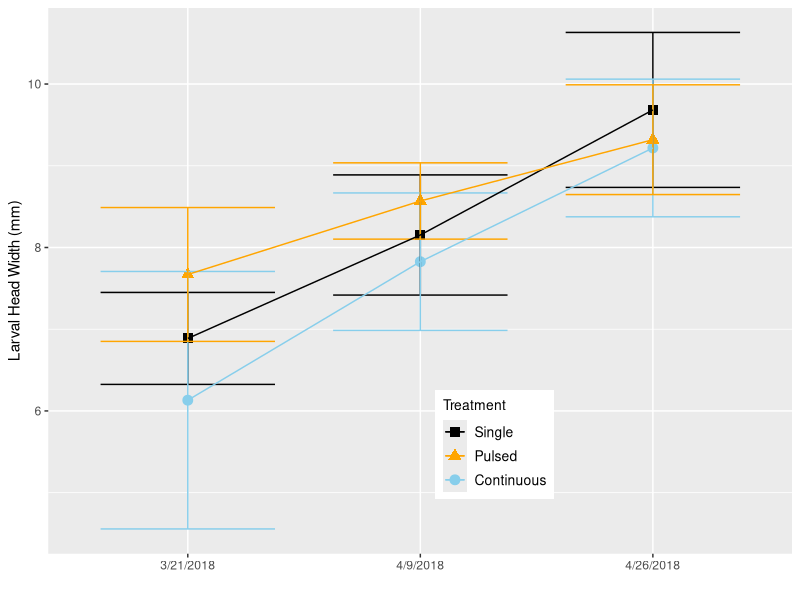
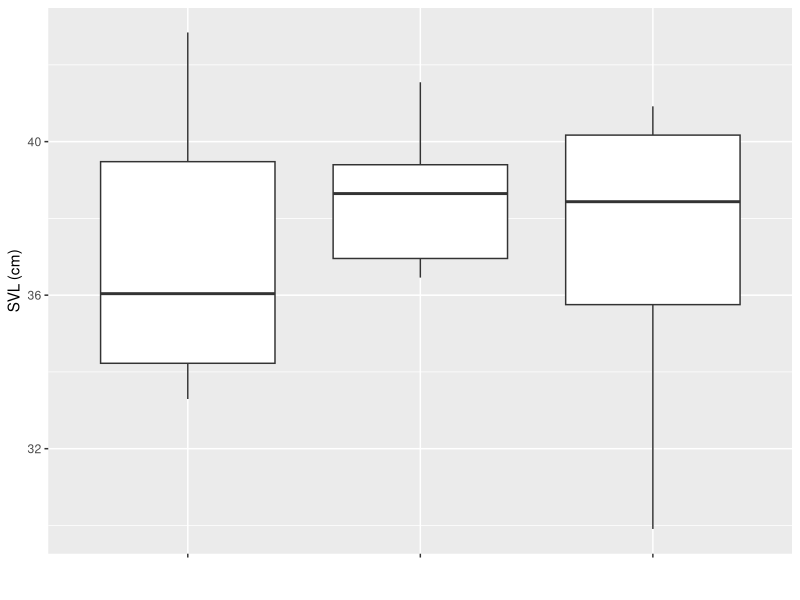
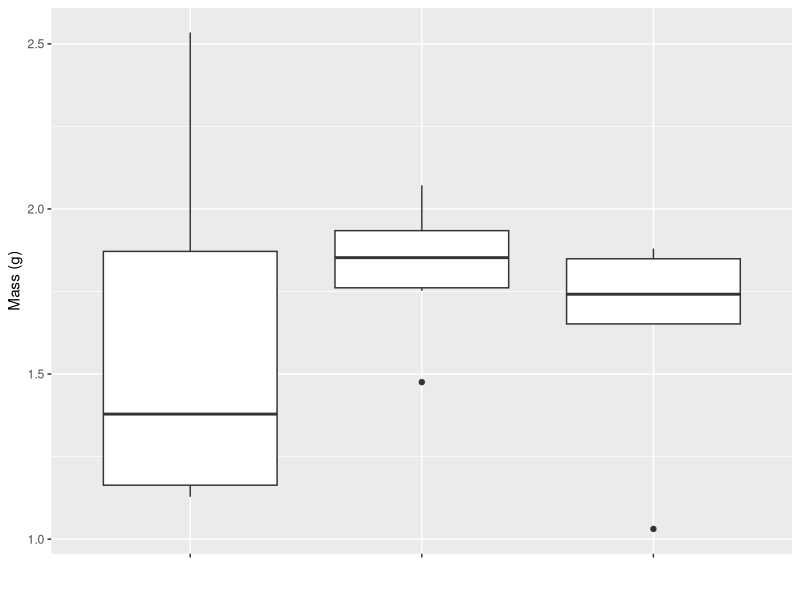
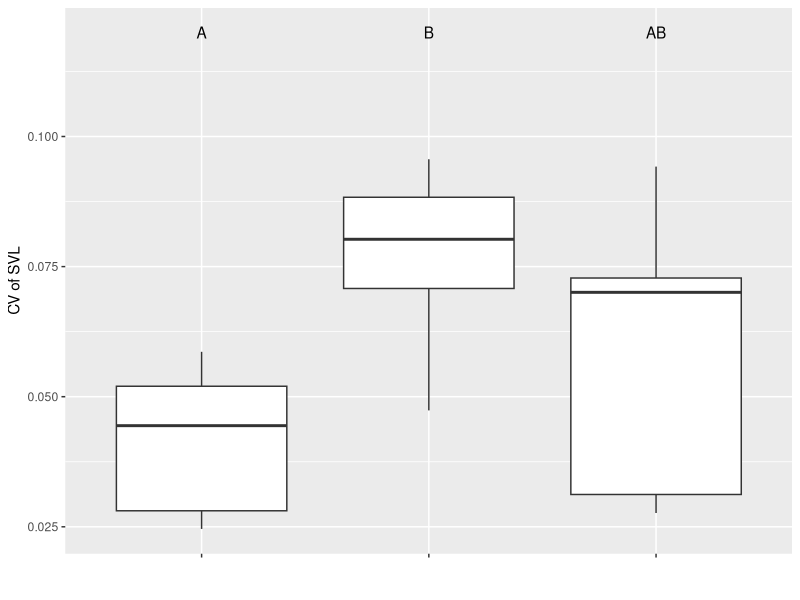
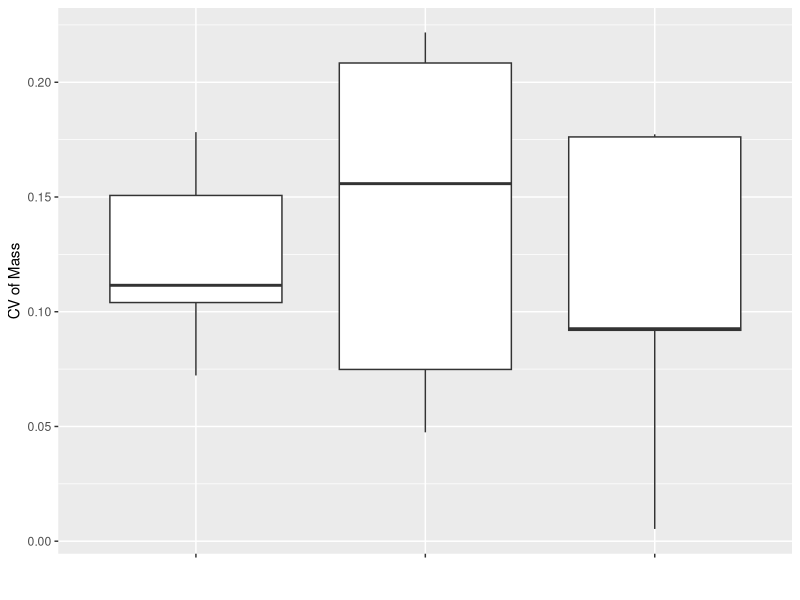
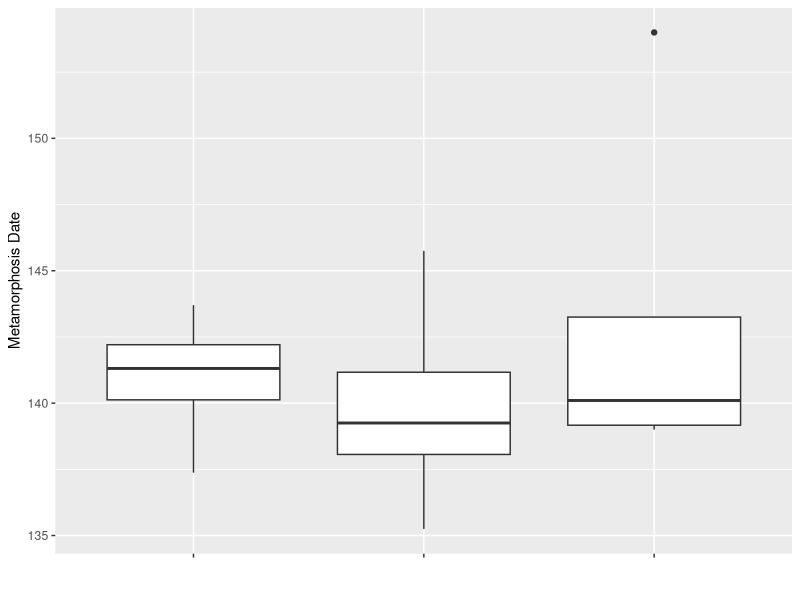
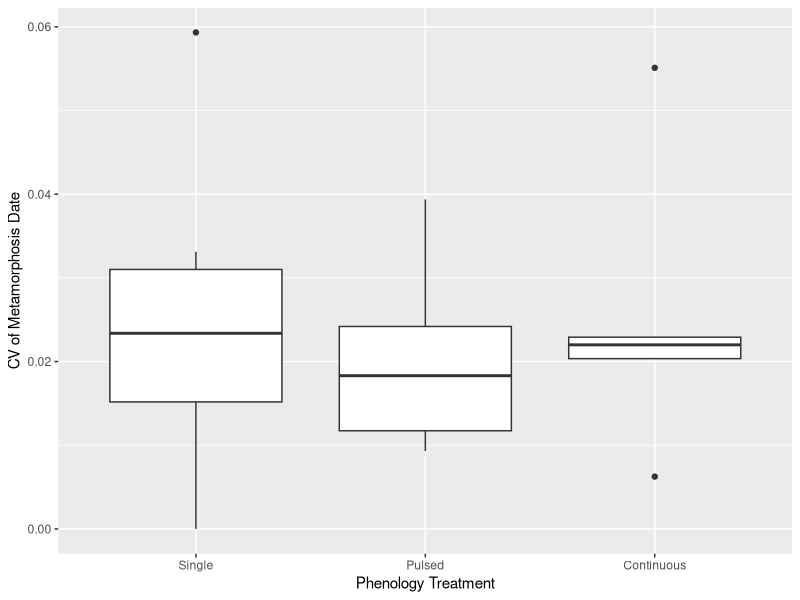
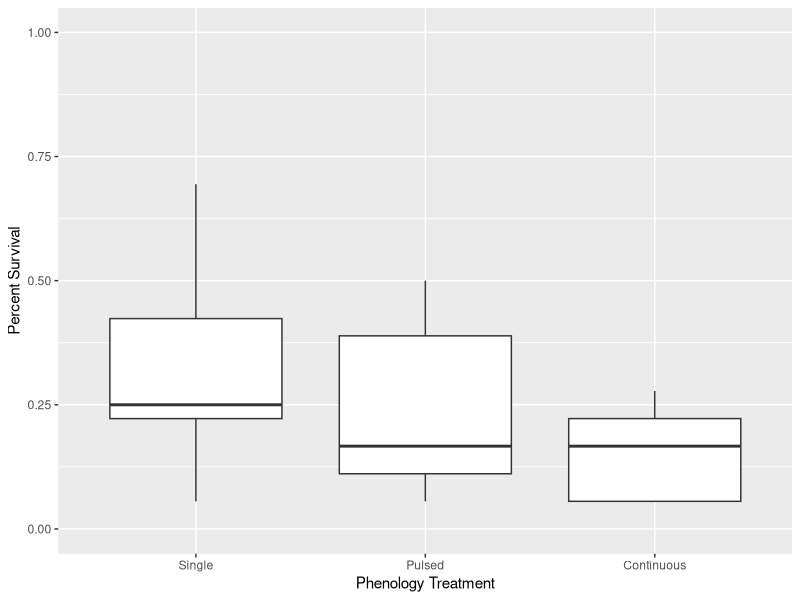

Write R code to recreate these figures, in order.
###Phenological Variation in Ringed Salamanders###

#set working directory
setwd("C:/Users/Tom/Documents/GitRepos/AnnulatumPhenologicalVariation/")

#clear workspace
rm(list=ls())

#load necessary packages
library(dplyr)
library(tidyr)
library(ggplot2)
library(car)
library(vegan)
library(cowplot)
library(nlme)
library(emmeans)
library(lme4)

#Make function to change dates
extrdate<-function(dat,name){
  dat$Year<-as.numeric(format(as.Date(as.character(dat[,name]),"%m/%d/%Y"),"%Y"))
  dat$Month<-as.numeric(format(as.Date(as.character(dat[,name]),"%m/%d/%Y"),"%m"))
  dat$Day<-as.numeric(format(as.Date(as.character(dat[,name]),"%m/%d/%Y"),"%d"))
  dat$Jdate<-as.numeric(format(as.Date(as.character(dat[,name]),"%m/%d/%Y"),"%j"))
  return(dat)
}

#load data
meta_size<-read.csv("Data/metamorph_size.csv",na.strings = c("-"))
larv_size <- read.csv("Data/larval_size.csv")
tank_key<-read.csv("Data/tank_key.csv",na.strings = c("-"))
larv_surv<-read.csv("Data/larval_survival.csv",na.strings = c("-"))
chla<-read.csv("Data/chla.csv")
zoop<-read.csv("Data/zooplankton.csv")

#Combine and extract relevant
meta_size<-merge(meta_size,tank_key,all=T,by="Tank")
larv_surv<-merge(larv_surv,tank_key,by="Tank")
chla<-merge(chla,tank_key,by.x="Sample",by.y="Tank")

#extract month, day, year information and add Julian date column
meta_size<-extrdate(meta_size,name="Date")
larv_size<-extrdate(larv_size,name="Date")
larv_surv<-extrdate(larv_surv,name="Date")
chla<-extrdate(chla,name="DateCollected")
zoop<-extrdate(zoop,name="Date_Sampled")

#Attach larval counts at end of experiment to rest of data to calculate survival
meta_size<-bind_rows(meta_size,larv_surv)

#Calculate quantity of metamorphs 
meta_size$Quantity<-ifelse(is.na(meta_size$Quantity),1,meta_size$Quantity)

# Annulatum Larval Results ------------------------------------------------

#Take the average, sd and cv of each tank for larval size
larvdat<-larv_size%>%
  group_by(Tank,Treatment,Jdate,Date)%>%
  summarise(meanHW=mean(HW,na.rm=T),sdHW=sd(HW,na.rm=T),cvHW=sdHW/meanHW)

#take the treatment average, sd of each quantity above to plot means +/- SD
larv_plotdat<-larvdat%>%
  group_by(Treatment,Jdate,Date)%>%
  summarise(mean_mean=mean(meanHW,na.rm=T),mean_sd=mean(sdHW,na.rm=T),mean_cv=mean(cvHW,na.rm=T),
            sd_mean=sd(meanHW,na.rm=T),sd_sd=sd(sdHW,na.rm=T),sd_cv=sd(cvHW,na.rm=T))

#generate error bars for both mean and CV of head width
lim.mean<-aes(ymax=larv_plotdat$mean_mean+larv_plotdat$sd_mean,ymin=larv_plotdat$mean_mean-larv_plotdat$sd_mean)
lim.cv<-aes(ymax=larv_plotdat$mean_cv+larv_plotdat$sd_cv,ymin=larv_plotdat$mean_cv-larv_plotdat$sd_cv)

#Plot mean larval head width
mean.pl<-ggplot(larv_plotdat,aes(Date,mean_mean,group=Treatment,color=Treatment,shape=Treatment))+
  geom_point(size=3)+geom_errorbar(lim.mean,width=0.75)+
  geom_line()+labs(y="Larval Head Width (mm)",x="")+
  scale_x_discrete(limits=c("3/21/2018","4/9/2018","4/26/2018"))+
  scale_color_manual(values=c("black","orange","skyblue"),limits=c("one_date","three_dates","six_dates"),labels=c("Single","Pulsed","Continuous"))+
  theme(legend.position=c(0.6,0.2),legend.text=element_text(size=10),legend.title=element_text(size=10))+
  scale_shape_manual(values=c(15,17,19),limits=c("one_date","three_dates","six_dates"),labels=c("Single","Pulsed","Continuous"))
mean.pl

#Plot CV of larval head width
cv.pl<-ggplot(larv_plotdat,aes(Date,mean_cv,shape=Treatment,group=Treatment,color=Treatment))+
  geom_point(size=3)+
  geom_errorbar(lim.cv,width=0.75)+
  geom_line()+
  scale_x_discrete(limits=c("3/21/2018","4/9/2018","4/26/2018"))+
  labs(y="CV of Larval HW",x="Julian Date")+
  theme(legend.position = "none")+
  scale_color_manual(values=c("black","orange","skyblue"))+
  scale_shape_manual(values=c(15,17,19),breaks=c("one_date","three_dates","six_dates"),labels=c("Single","Pulsed","Continuous"))

#save plot as .tiff file
tiff("Results/Fig1.tiff",height=7,width=3.5,units="in",res=600,compression=c("lzw"))
plot_grid(mean.pl,cv.pl,ncol=1,labels=c("A","B"),align="hv")
dev.off()

#Analyze Growth Rates
growthmod<-lme(meanHW~Treatment*Jdate,random=~Jdate|Tank,data=larvdat,na.action=na.omit)
summary(growthmod)
Anova(growthmod,type =3, test.statistic="F")

cvmod<-lme(cvHW~Treatment+Jdate,random=~Jdate|Tank,data=larvdat,na.action=na.omit)
summary(cvmod)
Anova(cvmod,test.statistic="F")


# Annulatum Metamorph Results ---------------------------------------------

#Aggregate annulatum metamorphosis data
aman_dat<-meta_size%>%
  filter(Species=="AMAN",Treatment!="Control")%>%
  group_by(Treatment,Tank)%>%
  summarise(SVL_mean=mean(SVL*10,na.rm=T),Mass_mean=mean(Mass,na.rm=T),Day_mean=mean(Jdate,na.rm=T),
            SVL_sd=sd(SVL*10,na.rm=T),Mass_sd=sd(Mass,na.rm=T),Day_sd=sd(Jdate,na.rm=T),
            SVL_cv=SVL_sd/SVL_mean,Mass_cv=Mass_sd/Mass_mean,Day_cv=Day_sd/Day_mean,
            Quantity=sum(Quantity,na.rm=T))%>%
  complete(Tank)
aman_dat$Quantity<-ifelse(is.na(aman_dat$Quantity),0,aman_dat$Quantity)

#plot annulatum data by treatment
aa.svl.pl<-ggplot(aman_dat,aes(Treatment,SVL_mean))+
  geom_boxplot()+labs(y="SVL (cm)",x="")+
  scale_x_discrete(labels=c("","",""));aa.svl.pl
aa.mass.pl<-ggplot(aman_dat,aes(Treatment,Mass_mean))+
  geom_boxplot()+
  labs(y="Mass (g)",x="")+
  scale_x_discrete(labels=c("","",""));aa.mass.pl
aa.svlcv.pl<-ggplot(aman_dat,aes(Treatment,SVL_cv))+
  geom_boxplot()+
  labs(y="CV of SVL",x="")+
  scale_x_discrete(labels=c("","",""))+
  annotate(geom="text",x=c(1,2,3),y=0.12,label=c("A","B","AB"));aa.svlcv.pl
aa.masscv.pl<-ggplot(aman_dat,aes(Treatment,Mass_cv))+
  geom_boxplot()+
  labs(y="CV of Mass",x="")+
  scale_x_discrete(labels=c("","",""));aa.masscv.pl
aa.day.pl<-ggplot(aman_dat,aes(Treatment,Day_mean))+
  geom_boxplot()+
  labs(y="Metamorphosis Date",x="")+
  scale_x_discrete(labels=c("","",""));aa.day.pl
aa.daycv.pl<-ggplot(aman_dat,aes(Treatment,Day_cv))+
  geom_boxplot()+
  labs(y="CV of Metamorphosis Date",x="Phenology Treatment")+
  scale_x_discrete(labels=c("Single","Pulsed","Continuous"));aa.daycv.pl
aa.surv.pl<-ggplot(aman_dat,aes(Treatment,Quantity/36))+
  geom_boxplot()+lims(y=c(0,1))+
  labs(y="Percent Survival",x="Phenology Treatment")+
  scale_x_discrete(labels=c("Single","Pulsed","Continuous"));aa.surv.pl

#save plot as .tiff file
tiff("Results/Fig2.tiff",res=600,height=10.5,width=7,units="in",compression=c("lzw"))
plot_grid(aa.svl.pl,aa.svlcv.pl,aa.mass.pl,aa.masscv.pl,aa.day.pl,aa.daycv.pl,aa.surv.pl,
          ncol=2,align="hv",labels=LETTERS[1:7])
dev.off()

#Annulatum analysis
svl.mod<-lm(SVL_mean~Treatment,data=aman_dat)
svlcv.mod<-lm(SVL_cv~Treatment,data=aman_dat)
mass.mod<-lm(Mass_mean~Treatment,data=aman_dat)
masscv.mod<-lm(Mass_cv~Treatment,data=aman_dat)
day.mod<-lm(Day_mean~Treatment,data=aman_dat)
daycv.mod<-lm(Day_cv~Treatment,data=aman_dat)
surv.mod<-glmer(cbind(Quantity,36-Quantity)~Treatment+(1|Tank),data=aman_dat,binomial)
Anova(svl.mod)
Anova(svlcv.mod)
Anova(mass.mod)
Anova(masscv.mod)
Anova(day.mod)
Anova(daycv.mod)
Anova(surv.mod)
summary(svl.mod)
summary(svlcv.mod)
summary(mass.mod)
summary(masscv.mod)
summary(day.mod)
summary(daycv.mod)
summary(surv.mod)

# Prey Results ------------------------------------------------------------

#Calculate prey survival and diversity
surv_wide<-meta_size%>%
  filter(Treatment!="Control")%>%
  group_by(Tank,Species)%>%
  summarise(Quantity=sum(Quantity,na.rm=T))%>%
  spread(key=Species,value = Quantity,fill = "0")
surv_wide<-sapply(as.data.frame(surv_wide),as.numeric)
AMSP<-surv_wide[,"AMMA"]+surv_wide[,"AMTE"]
surv_wide<-as.data.frame(cbind(surv_wide,AMSP))
surv_wide$Diversity<-diversity(surv_wide[,c("BUAM","PSFE","RASP","HYLA","AMSP")])
surv_wide$Richness<-apply(surv_wide[,c("BUAM","PSFE","RASP","HYLA","AMSP")],1,function(x){sum(x>0)})

#merge with larval and metamorph annulatum data
all_wide<-merge(surv_wide,tank_key,by="Tank")
all_wide<-merge(all_wide,aman_dat[,c('Tank','Treatment','SVL_mean','Day_mean')],by=c("Tank","Treatment"),all=T)
all_wide<-merge(all_wide,larvdat[larvdat$Jdate==80,c("Tank","meanHW")],by="Tank",all=T)

#calculate survival
all_wide$TotalSurvival<-rowSums(all_wide[,c("AMSP","BUAM","PSFE","HYLA","RASP")],na.rm=T)
all_wide$TotalInitial<-rowSums(all_wide[,c("InitialAMMA","InitialBUAM","InitialPSFE","InitialHYLA","InitialRASP")],na.rm=T)
all_wide$PercentSurvival<-all_wide$TotalSurvival/all_wide$TotalInitial

#Analyze total survival of amphiban prey
totsurv.mod<-glmer(cbind(TotalSurvival,TotalInitial-TotalSurvival)~Treatment*meanHW+AMAN+(1|Tank),data=all_wide,family=binomial)
Anova(totsurv.mod)
pairs(emmeans::emmeans(totsurv.mod,specs="Treatment"))

#re-run model ignoring potential outlier HW value
summary(update(totsurv.mod,subset=c(meanHW>5)))
Anova(update(totsurv.mod,subset=c(meanHW>5)))

#Analyze survival and diversity with predator size
div.size<-lm(Diversity~Treatment+meanHW,data=all_wide)
Anova(div.size)
summary(div.size)

#re-run model ignoring potential outlier HW value
summary(update(div.size,subset=c(meanHW>5)))

#Plot overall survival and diversity relationships
surv.trt.pl<-ggplot(all_wide,aes(Treatment,PercentSurvival))+
  geom_boxplot()+
  labs(y="Total Prey Percent Survival",x="")+
  scale_x_discrete(labels=c("Single","Pulsed","Continuous"),breaks=c("1 date","3 dates","6 dates"))+
  theme(axis.text.x=element_text(size=11))
surv.hw.pl<-ggplot(all_wide,aes(meanHW,PercentSurvival,group=Treatment))+
  geom_smooth(method = "glm", method.args = list(family = "binomial"),aes(color=Treatment),size=2,se=F)+
  geom_point(aes(shape=Treatment,color=Treatment),size=3)+
  labs(x="Mean Larval HW (mm)",y="")+
  scale_shape_manual(name="Treatment",label=c("Single","Pulsed","Continuous"),values=c(15,17,19),breaks=c("1 date","3 dates","6 dates"))+
  scale_color_manual(name="Treatment",label=c("Single","Pulsed","Continuous"),values=c("black","orange","skyblue"),breaks=c("1 date","3 dates","6 dates"))+
  theme(legend.position=c(0.7,0.8),legend.text=element_text(size=10),legend.title=element_text(size=10))
surv.aman.pl<-ggplot(all_wide,aes(AMAN,PercentSurvival))+
  geom_point(aes(shape=Treatment,color=Treatment),size=3)+
  geom_smooth(method = "glm", method.args = list(family = "binomial"),color="black",size=2,se=F)+
  labs(x=expression("Number of "~italic(A.~annulatum)),y="")+
  scale_shape_manual(name="Treatment",label=c("Single","Pulsed","Continuous"),values=c(15,17,19),breaks=c("1 date","3 dates","6 dates"))+
  scale_color_manual(values=c("black","orange","skyblue"),name="Treatment",label=c("Single","Pulsed","Continuous"))+
  theme(legend.position="none")
div.trt.pl<-ggplot(all_wide,aes(Treatment,Diversity))+
  geom_boxplot()+
  labs(y="Shannon Diversity",x="Treatment")+
  scale_x_discrete(labels=c("Single","Pulsed","Continuous"),breaks=c("1 date","3 dates","6 dates"))+
  lims(y=c(0,1.5))+
  theme(axis.text.x=element_text(size=11))
div.hw.pl<-ggplot(all_wide,aes(meanHW,Diversity))+
  geom_point(aes(shape=Treatment,color=Treatment),size=3)+
  geom_smooth(method = "lm",color="black",size=2,se=F)+
  scale_shape_manual(values=c(15,17,19))+
  scale_color_manual(values=c("black","orange","skyblue"))+
  labs(x="Mean Larval HW (mm)",y="")+
  lims(y=c(0,1.5))+theme(legend.position="none")

#generate survival summary data for each species for plotting
surv_dat<-all_wide%>%
  mutate(PerSurv_BUAM=BUAM/InitialBUAM,
         PerSurv_PSFE=PSFE/InitialPSFE,
         PerSurv_HYLA=HYLA/InitialHYLA,
         PerSurv_RASP=RASP/InitialRASP,
         PerSurv_AMSP=AMSP/InitialAMMA)%>%
  dplyr::select(Tank,Treatment,PerSurv_BUAM:PerSurv_AMSP)%>%
  gather(Species,Survival,PerSurv_BUAM:PerSurv_AMSP)

#generate color palette
cbbPalette <- c("#E69F00", "#56B4E9", "#009E73", "#F0E442", "#0072B2")
preysurv<-ggplot(surv_dat,aes(Treatment,Survival,fill=Species))+
  geom_boxplot()+
  labs(y="Percent Survival",x="Treatment")+
  lims(y=c(0,0.75))+
  scale_fill_manual(values=cbbPalette,name="",labels=c("AMSP","ANAM","HYLA","PSFE","RASP"))+
  theme(axis.text.x=element_text(size=11),legend.position = c(x=0.01,y=0.9),legend.direction = "horizontal",legend.text=element_text(size=10),legend.title=element_text(size=10))+
  scale_x_discrete(labels=c("Single","Pulsed","Continuous"),limits=c("1 date","3 dates","6 dates"))+
  guides(fill=guide_legend(nrow=2,byrow=TRUE))

#save plot as .tiff file
tiff("Results/Fig3.tiff",height=7,width=9,units="in",compression=c("lzw"),res=600)
plot_grid(surv.trt.pl,surv.hw.pl,surv.aman.pl,preysurv,div.trt.pl,div.hw.pl,
          align="hv",labels=c(LETTERS[1:6]),ncol=3,hjust=-2)
dev.off()

#Ambystoma analysis
amsp_dat<-meta_size%>% 
  filter(Species%in%c("AMMA","AMTE") & Treatment !="Control")%>%
  group_by(Treatment,Tank)%>%
  summarise(SVL_mean=mean(SVL*10,na.rm=T),Mass_mean=mean(Mass,na.rm=T),Day_mean=mean(Jdate,na.rm=T),
            SVL_sd=sd(SVL*10,na.rm=T),Mass_sd=sd(Mass,na.rm=T),Day_sd=sd(Jdate,na.rm=T),
            SVL_cv=SVL_sd/SVL_mean,Mass_cv=Mass_sd/Mass_mean,Day_cv=Day_sd/Day_mean,
            Quantity=sum(Quantity,na.rm=T))%>%
  complete(Tank)

#combine with annulatum data
amsp_dat<-merge(amsp_dat,all_wide[,c("Tank","AMAN","meanHW")],by="Tank")

#Analyze Ambystoma sp. responses
amsp.svl<-lm(SVL_mean~Treatment,data=amsp_dat)
amsp.mass<-lm(Mass_mean~Treatment,data=amsp_dat)
amsp.day<-lm(Day_mean~Treatment,data=amsp_dat)
amsp.surv<-glmer(cbind(AMSP,InitialAMMA-AMSP)~Treatment*meanHW+AMAN+(1|Tank),data=all_wide,family=binomial)
rbind(Anova(amsp.svl),Anova(amsp.mass),Anova(amsp.day))
Anova(amsp.svl)
Anova(amsp.mass)
Anova(amsp.day)
Anova(amsp.surv)

summary(amsp.svl)
summary(amsp.mass)
summary(amsp.day)
summary(amsp.surv)

#Plot Ambystoma responses in relation to phenology treatments
am.svl.pl<-ggplot(amsp_dat,aes(Treatment,SVL_mean))+
  geom_boxplot()+labs(y="SVL (cm)",x="")+
  scale_x_discrete(breaks=c("1 date","3 dates","6 dates"),labels=c("Single","Pulsed","Continuous"));am.svl.pl
am.mass.pl<-ggplot(amsp_dat,aes(Treatment,Mass_mean))+
  geom_boxplot()+
  labs(y="Mass (g)",x="")+
  scale_x_discrete(breaks=c("1 date","3 dates","6 dates"),labels=c("Single","Pulsed","Continuous"));am.mass.pl
am.day.pl<-ggplot(amsp_dat,aes(Treatment,Day_mean))+
  geom_boxplot()+
  labs(y="Date of Metamorphosis",x="")+
  scale_x_discrete(breaks=c("1 date","3 dates","6 dates"),labels=c("Single","Pulsed","Continuous"));am.day.pl
am.surv.pl<-ggplot(amsp_dat,aes(Treatment,Quantity/45))+
  geom_boxplot()+
  labs(y="Percent Survival")+
  scale_x_discrete(breaks=c("1 date","3 dates","6 dates"),labels=c("Single","Pulsed","Continuous"));am.surv.pl

#save plot as .tiff file
tiff("Results/FigA1.tiff",res=600,height=7,width=7,units="in",compression=c("lzw"))
plot_grid(am.svl.pl,am.mass.pl,am.day.pl,am.surv.pl,align="hv",labels=LETTERS[1:4])
dev.off()

#Plot Ambystoma responses in relation to annulatum density and size
fig4a<-ggplot(amsp_dat,aes(AMAN,Quantity/45))+
  geom_point(aes(shape=Treatment,color=Treatment),size=3)+lims(y=c(0,1))+
  geom_smooth(method="glm",method.args = list(family = "binomial"),se=F,color="black")+
  labs(y="Percent Survival",x=expression("Number of surviving"~italic(A.~annulatum)))+
  scale_shape_manual(values=c(15,17,19),breaks=c("1 date","3 dates","6 dates"),labels=c("Single","Pulsed","Continuous"))+
  scale_color_manual(values=c("black","orange","skyblue"),name="Treatment",label=c("Single","Pulsed","Continuous"),breaks=c("1 date","3 dates","6 dates"))+
  theme(legend.position=c(0.7,0.8),legend.text=element_text(size=10),legend.title=element_text(size=10))
fig4b<-ggplot(amsp_dat,aes(meanHW,Quantity/45))+
  geom_point(aes(shape=Treatment,color=Treatment),size=3)+lims(y=c(0,1))+
  geom_smooth(method="glm",method.args = list(family = "binomial"),se=F,aes(color=Treatment))+
  labs(y="",x="Mean Larval HW (mm)")+
  scale_shape_manual(values=c(15,17,19),breaks=c("1 date","3 dates","6 dates"),labels=c("Single","Pulsed","Continuous"))+
  scale_color_manual(values=c("black","orange","skyblue"),name="Treatment",label=c("Single","Pulsed","Continuous"),breaks=c("1 date","3 dates","6 dates"))+
  theme(legend.position="none")

#save plot as .tiff file
tiff("Results/Fig4.tiff",res=600,height=3.5,width=7,units="in",compression=c("lzw"))
plot_grid(fig4a,fig4b,ncol=2,labels=c("A","B"))
dev.off()

#RASP data aggregation
rasp_dat<-meta_size%>% 
  filter(Species=="RASP")%>%
  group_by(Treatment,Tank)%>%
  summarise(SVL_mean=mean(SVL*10,na.rm=T),Mass_mean=mean(Mass,na.rm=T),Day_mean=mean(Jdate,na.rm=T),
            SVL_sd=sd(SVL*10,na.rm=T),Mass_sd=sd(Mass,na.rm=T),Day_sd=sd(Jdate,na.rm=T),
            SVL_cv=SVL_sd/SVL_mean,Mass_cv=Mass_sd/Mass_mean,Day_cv=Day_sd/Day_mean,
            Quantity=sum(Quantity,na.rm=T))%>%
  complete(Tank)

#merge with annulatum data
rasp_dat<-merge(rasp_dat,all_wide[,c("Tank","AMAN","meanHW")],by="Tank")

#Plot RASP data
rs.svl.pl<-ggplot(rasp_dat,aes(Treatment,SVL_mean))+
  geom_boxplot()+
  labs(y="SVL (mm)",x="")+
  scale_x_discrete(breaks=c("1 date","3 dates","6 dates"),labels=c("Single","Pulsed","Continuous"));rs.svl.pl
rs.mass.pl<-ggplot(rasp_dat,aes(Treatment,Mass_mean))+
  geom_boxplot()+
  labs(y="Mass (g)",x="")+
  scale_x_discrete(breaks=c("1 date","3 dates","6 dates"),labels=c("Single","Pulsed","Continuous"));rs.mass.pl
rs.day.pl<-ggplot(rasp_dat,aes(Treatment,Day_mean))+
  geom_boxplot()+
  labs(y="Date of Metamorphosis",x="Treatment")+
  scale_x_discrete(breaks=c("1 date","3 dates","6 dates"),labels=c("Single","Pulsed","Continuous"));rs.day.pl
rs.surv.pl<-ggplot(rasp_dat,aes(Treatment,Quantity/200))+
  geom_boxplot()+
  labs(y="Percent Survival")+
  scale_x_discrete(breaks=c("1 date","3 dates","6 dates"),labels=c("Single","Pulsed","Continuous"));rs.surv.pl

#save plot as .tiff file
tiff("Results/FigA2.tiff",res=600,height=7,width=7,units="in",compression=c("lzw"))
plot_grid(rs.svl.pl,rs.mass.pl,rs.day.pl,rs.surv.pl,align="hv",labels=LETTERS[1:4])
dev.off()

#Plot RASP survival in relation to annulatum body size
rasp.aman.pl<-ggplot(all_wide,aes(meanHW,RASP/200))+
  geom_point(aes(shape=Treatment,color=Treatment),size=3)+
  geom_smooth(method="glm",method.args = list(family = "binomial"),se=F,color="black")+
  labs(y="Percent Survival",x="Mean Larval HW (mm)")+
  scale_shape_manual(values=c(15,17,19),breaks=c("1 date","3 dates","6 dates"),labels=c("Single","Pulsed","Continuous"))+
  scale_color_manual(values=c("black","orange","skyblue"),name="Treatment",label=c("Single","Pulsed","Continuous"),breaks=c("1 date","3 dates","6 dates"))+
  theme(legend.position=c(0.7,0.8),legend.text=element_text(size=10),legend.title=element_text(size=10))

#save plot as .tiff file
tiff("Results/FigA3.tiff",res=600,height=3.5,width=3.5,units="in",compression=c("lzw"))
rasp.aman.pl
dev.off()

#Analyze RASP responses
rasp.svl<-lm(SVL_mean~Treatment,data=rasp_dat)
rasp.mass<-lm(Mass_mean~Treatment,data=rasp_dat)
rasp.day<-lm(Day_mean~Treatment,data=rasp_dat)
rasp.surv<-glmer(cbind(RASP,InitialRASP-RASP)~Treatment+meanHW+(1|Tank),data=all_wide,family=binomial)
Anova(rasp.svl)
Anova(rasp.mass)
Anova(rasp.day)
Anova(rasp.surv)
#re-run survival to see if HW outlier matters
Anova(update(rasp.surv,subset=c(meanHW>5)))

summary(rasp.svl)
summary(rasp.mass)
summary(rasp.day)
summary(rasp.surv)
#re-run survival to see if HW outlier matters
summary(update(rasp.surv,subset=c(meanHW>5)))

#analyze PSFE survival
psfe.surv<-glmer(cbind(PSFE,InitialPSFE-PSFE)~Treatment+(1|Tank),data=all_wide,family=binomial)
Anova(psfe.surv)

# Plankton Results --------------------------------------------------------

#Phytoplankton plots and analysis
chla.pl<-ggplot(filter(chla),aes(Treatment,log(TotChla_mgL)))+
  geom_boxplot()+
  scale_x_discrete(limits=c("1 date","3 dates","6 dates"),labels=c("Single","Pulsed","Continuous"))+
  labs(x="",y="log-Chl a (mg/L)");chla.pl

#combine with anuran and salamander data
surv_wide$TotAnurans<-rowSums(surv_wide[,c("BUAM","HYLA","PSFE","RASP")])
chla<-merge(surv_wide,chla,by.x=c("Tank"),by.y=c("Sample"),all=T)

#models
chla.mod<-lm(log(TotChla_mgL)~Treatment+AMAN+TotAnurans,data=chla)
Anova(chla.mod)
summary(chla.mod)

#combine zoolankton data with salamander data
zoop<-merge(surv_wide,zoop,by="Tank",all=T)
totzoop.pl<-ggplot(zoop,aes(Treatment,log1p(Total.L)))+
  geom_boxplot()+
  scale_x_discrete(limits=c("1 date","3 dates","6 dates"),labels=c("Single","Pulsed","Continuous"))+
  labs(x="Treatment",y="log-Total Zooplankton (per L)");totzoop.pl

#save plot as .tiff file
tiff("Results/FigA5.tiff",res=600,height=7,width=3.5,compression=c("lzw"),units="in")
plot_grid(chla.pl,totzoop.pl,ncol=1,labels=c("A","B"))
dev.off()

#Plankton analysis
tot.logmod<-lm(log1p(Total.L)~Treatment,data=zoop)
Anova(tot.logmod)
summary(tot.logmod)

tot.poismod<-glmer(Total.L~Treatment+(1|Tank),data=zoop,family="poisson",subset=c(Jdate==120))
Anova(tot.poismod)
tot.negbinmod<-glmer.nb(Total.L~Treatment+(1|Tank),data=zoop)
Anova(tot.negbinmod)

# Temporal Overlap --------------------------------------------------------

#Temporal overlap metrics
par(mfrow=c(3,2),mar=c(3,4,0,0))
hist(aman_dat$Day_mean-64)
rasp.ol<-mean(aman_dat$Day_mean-64,na.rm=T)

hist(aman_dat$Day_mean-70)
psfe.ol<-mean(aman_dat$Day_mean-70,na.rm=T)

hist(aman_dat$Day_mean-93)
amsp.ol<-mean(aman_dat$Day_mean-93,na.rm=T)

hist(aman_dat$Day_mean-97)
anam.ol<-mean(aman_dat$Day_mean-97,na.rm=T)

hist(aman_dat$Day_mean-129)
hyla.ol<-mean(aman_dat$Day_mean-129,na.rm=T)
